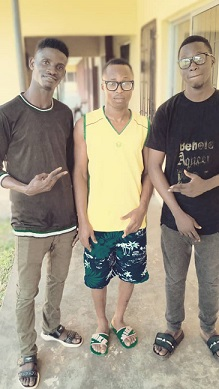
#> input picture Images/friends.jpg, 219 x 389 px
$ python laplacian.py
#> lines starting #> are read from the running program, lines starting #| are printed output that depends on the picture
import cv2 as cv
import numpy as np
img = cv.imread("Images/friends.jpg")
#> img is the input picture: shape (389, 219, 3); mean B, G, R 130.2, 150.5, 160.8
gray_img = cv.cvtColor(img, cv.COLOR_BGR2GRAY)
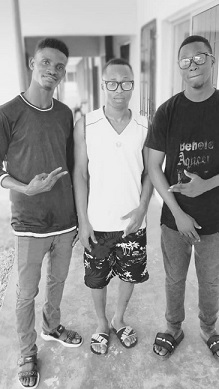
#> gray_img: shape (389, 219); min 8, max 254, mean 151.2
lap_edge = cv.Laplacian(gray_img, cv.CV_64F)
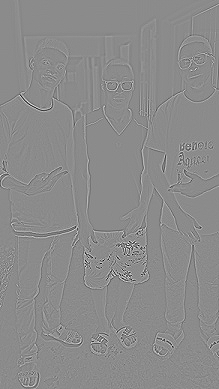
#> lap_edge: shape (389, 219) float64; min -592, max 490, mean 0; drawn with min black and max white
lap_edge = np.uint8(np.absolute(lap_edge))
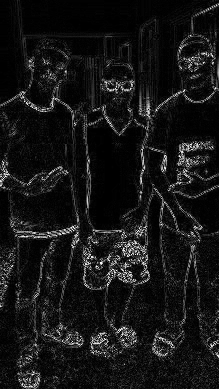
#> lap_edge: shape (389, 219); min 0, max 255, mean 21.9
cv.imshow("LAPLACIAN", lap_edge)
cv.waitKey(0)

$ run again, with Images/flex.jpg copied over Images/friends.jpg
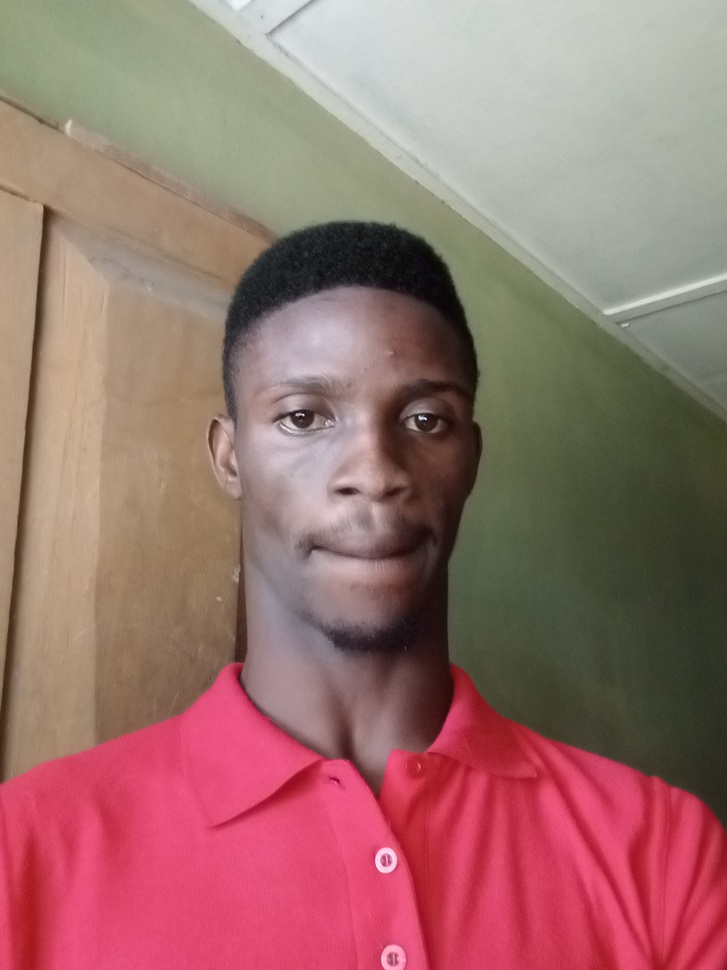
#> input picture Images/flex.jpg, 727 x 970 px, shrunk from 2448 x 3264 before the run
#> img is the input picture: shape (970, 727, 3); mean B, G, R 109.7, 113.4, 154.8
#> `gray_img = cv.cvtColor(img, cv.COLOR_BGR2GRAY)`:
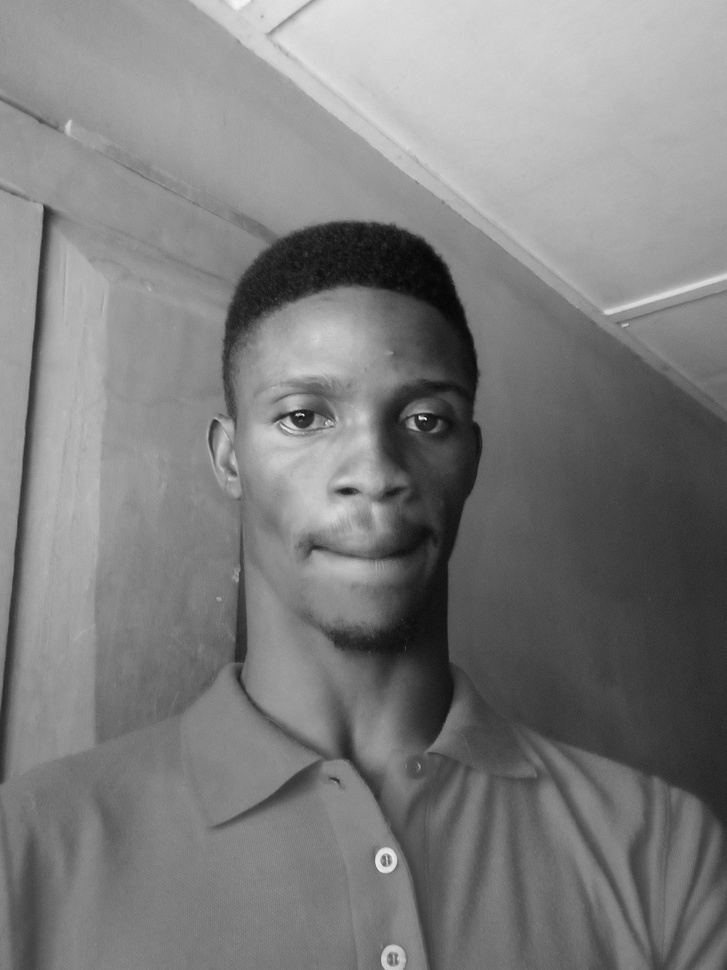
#> gray_img: shape (970, 727); min 4, max 247, mean 125.4
#> `lap_edge = np.uint8(np.absolute(lap_edge))`:
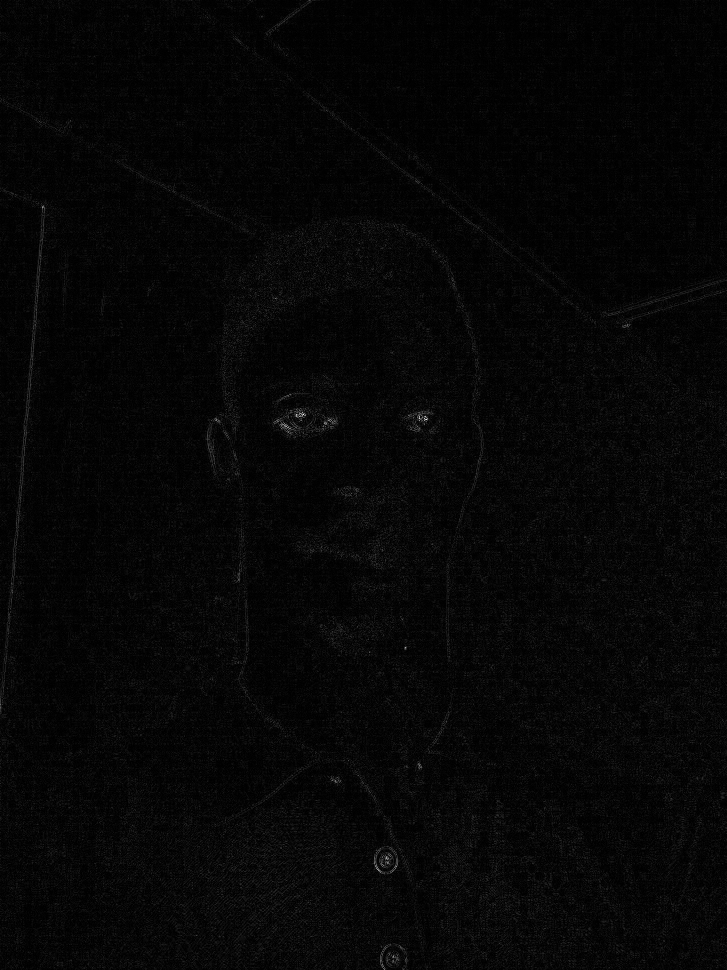
#> lap_edge: shape (970, 727); min 0, max 251, mean 6.1

$ run again, with Images/seun.jpg copied over Images/friends.jpg
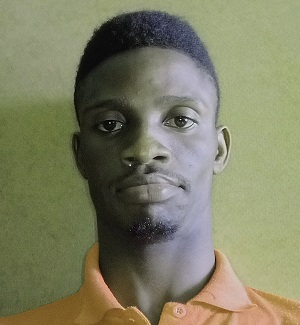
#> input picture Images/seun.jpg, 300 x 325 px
#> img is the input picture: shape (325, 300, 3); mean B, G, R 99.9, 127.1, 126.9
#> `gray_img = cv.cvtColor(img, cv.COLOR_BGR2GRAY)`:
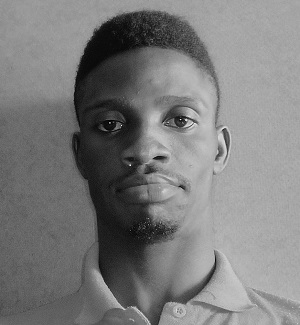
#> gray_img: shape (325, 300); min 0, max 254, mean 123.9
#> `lap_edge = np.uint8(np.absolute(lap_edge))`:
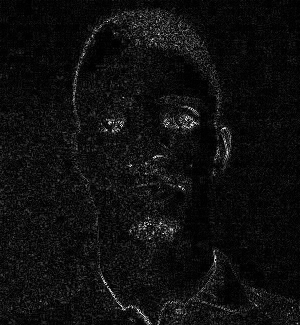
#> lap_edge: shape (325, 300); min 0, max 255, mean 15.1
